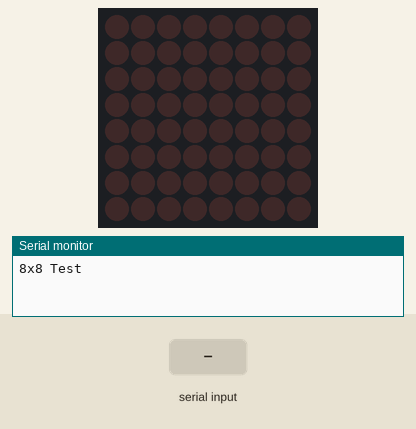
Bench run of a sketch on a simulated Arduino Uno, built with avr-gcc and run on an emulated ATmega328P. Shown: 8×8 LED matrix, the last lines printed to the serial monitor. The test bench sets the inputs (shaded band).

Above: at 1.2 s.
1.3 s: "1" received over Serial
At 1.31 s:
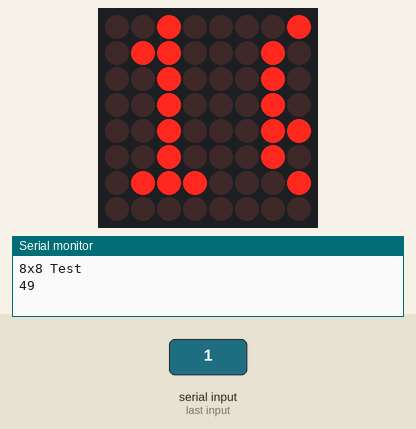
3.0 s: byte 32 (32) received over Serial
At 8.4 s:
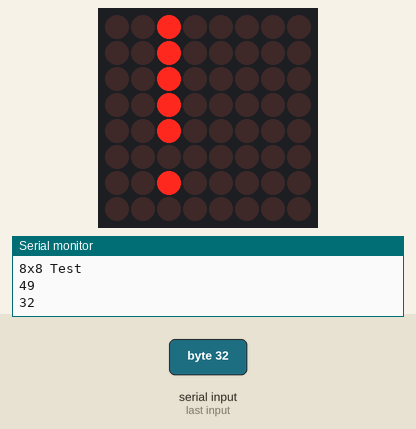

The sketch:

serial-matrix-test.ino
```cpp
#include <Wire.h>

#include "Adafruit_LEDBackpack.h"
#include "Adafruit_GFX.h"

int y, z, x, cx, cy;

Adafruit_8x8matrix matrix = Adafruit_8x8matrix();
byte incomingByte;


// broken !!!!!!!!!!!!!!!!!!!!!!!!!!!!!!!!!!!!!!!!!!!!!!!!!!!!!!!!!!!!
// broken !!!!!!!!!!!!!!!!!!!!!!!!!!!!!!!!!!!!!!!!!!!!!!!!!!!!!!!!!!!!
// broken !!!!!!!!!!!!!!!!!!!!!!!!!!!!!!!!!!!!!!!!!!!!!!!!!!!!!!!!!!!!
// broken !!!!!!!!!!!!!!!!!!!!!!!!!!!!!!!!!!!!!!!!!!!!!!!!!!!!!!!!!!!!
// broken !!!!!!!!!!!!!!!!!!!!!!!!!!!!!!!!!!!!!!!!!!!!!!!!!!!!!!!!!!!!
// broken !!!!!!!!!!!!!!!!!!!!!!!!!!!!!!!!!!!!!!!!!!!!!!!!!!!!!!!!!!!!
void setup()
{
  Serial.begin(9600);

  Serial.println("8x8 Test");

  matrix.setBrightness(0);
  matrix.setRotation(1);
  matrix.begin(0x70);  // pass in the address
}

void loop()
{
  matrix.clear();

  // send data only when you receive data:
  if (Serial.available() > 0) {
    // read the incoming byte:
    incomingByte = Serial.read();


    matrix.clear();
    matrix.setCursor(x,0);
    Serial.println(incomingByte);
    matrix.setTextSize(1);
    matrix.setTextWrap(false);  // we dont want text to wrap so it scrolls nicely
    matrix.setTextColor(LED_ON);
    if (incomingByte == 32) {
      for (int8_t x=0; x>=-60; x--) {
        matrix.clear();
        matrix.setCursor(x,0);
        matrix.print(" GAME OVER!");
        matrix.writeDisplay();
        delay(66);
      }
      //matrix.print('y'); // only prints first character
      //matrix.writeDisplay();
    }
    else {
      for (int8_t x=0; x>=-30; x--) {
        matrix.clear();
        matrix.setCursor(x,0);
        matrix.print(':' + incomingByte);
        matrix.writeDisplay();
        delay(66);
      }

    }
    delay(66);

    // Serial.print("I received: ");
    // Serial.println(incomingByte, DEC);
  }


}
```

Measured:
- after the input at 1.3 s, the display: changes at once (image 1)
- after the input at 3.0 s, the display: first changes after 0.51 s (image 2 shows a later state)
